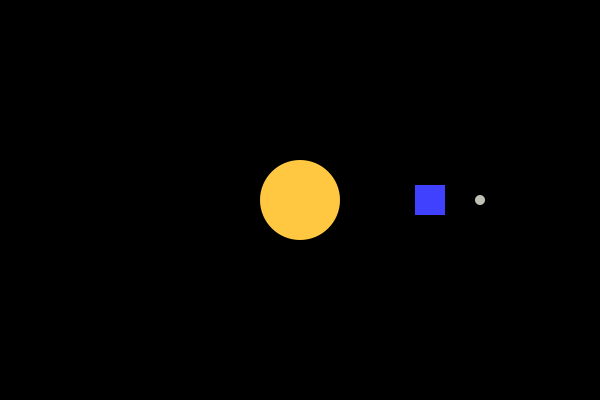
Frame 1 (no input)
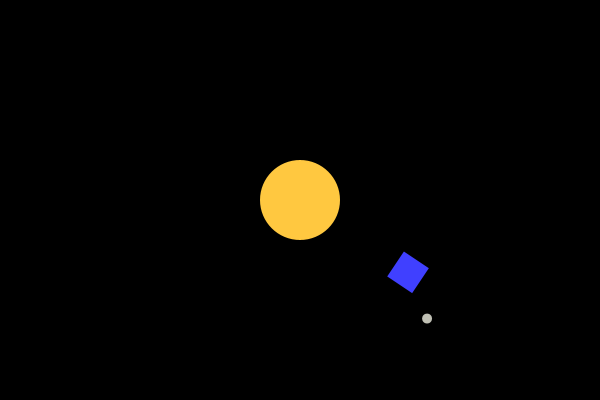
Frame 60 (the mouse pressed at the canvas centre just before this capture)
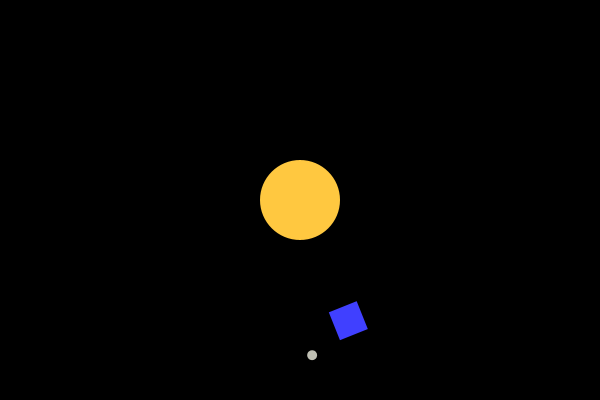
Frame 120 (the mouse held since frame 60 and released just before this capture)

The Processing sketch that drew these frames (run headless with seeded random() and noise(); from frame 60 on, the mouse is pressed at the canvas centre):

// Processing sketch: orbits2
// ── orbits2.pde
float SunDiam = 80;

float EarthDiam = 30;
float EarthOrbitRadius = 130;
float EarthAngle = 0;

float MoonDiam = 10;
float MoonOrbitRadius = 50;
float MoonAngle = 0;

void setup() {
   size(600, 400);
}

void draw() {
   background(0, 0, 0);    // inky blackness of space
   translate(300, 200);    // move origin to center of screen

   noStroke();
   fill(255, 200, 64);        // yellow-orange
   ellipse(0, 0, SunDiam, SunDiam);  // the mighty Sun

   // rotate around the sun
   rotate(EarthAngle);

   // move out to Earth orbit
   translate(EarthOrbitRadius, 0);

   fill(64, 64, 255);                    // blue-ish
   rect(-EarthDiam/2, -EarthDiam/2, EarthDiam, EarthDiam); // the noble Earth

   // rotate around the Earth
   rotate(MoonAngle);

   // move out to Moon orbit
   translate(MoonOrbitRadius, 0);

   fill(192, 192, 180);                    // gray-ish
   ellipse(0, 0, MoonDiam, MoonDiam); // the friendly Moon

   EarthAngle += 0.01;
   MoonAngle += 0.01;
}
